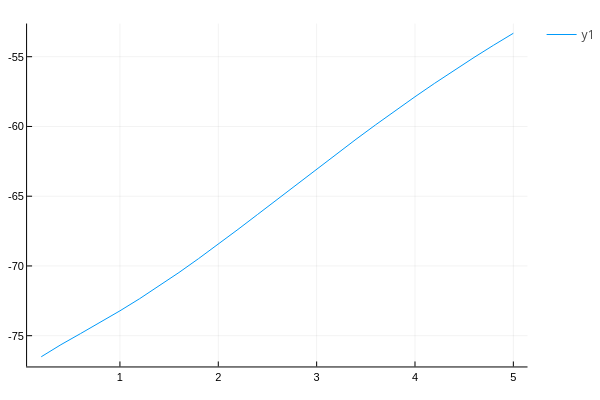

Source (notebook cell):
### Code cell
plot(lst, C)

### Figure 1 — Plotly figure (JSON) as saved in the notebook; plotly's stock layout.template omitted (floating-point values rounded to 4 significant figures)
{"data": [{"colorbar": {"title": ""}, "legendgroup": "y1", "line": {"color": "rgba(0, 154, 250, 1.000)", "dash": "solid", "shape": "linear", "width": 1}, "mode": "lines", "name": "y1", "showlegend": true, "type": "scatter", "x": [0.2, 0.4, 0.6, 0.8, 1, 1.2, 1.4, 1.6, 1.8, 2, 2.2, 2.4, 2.6, 2.8, 3, 3.2, 3.4, 3.6, 3.8, 4, 4.2, 4.4, 4.6, 4.8, 5], "xaxis": "x", "y": [-76.51, -75.65, -74.85, -74.05, -73.22, -72.35, -71.43, -70.47, -69.47, -68.44, -67.38, -66.31, -65.22, -64.14, -63.05, -61.98, -60.92, -59.88, -58.86, -57.87, -56.9, -55.96, -55.05, -54.17, -53.32], "yaxis": "y", "zmax": null, "zmin": null}], "layout": {"annotations": [], "height": 400, "legend_position": {"bgcolor": "rgba(255, 255, 255, 1.000)", "bordercolor": "rgba(0, 0, 0, 1.000)", "borderwidth": 1, "font": {"color": "rgba(0, 0, 0, 1.000)", "family": "sans-serif", "size": 11}, "title": {"font": {"color": "rgba(0, 0, 0, 1.000)", "family": "sans-serif", "size": 15}, "text": ""}, "tracegroupgap": 0, "traceorder": "normal", "x": 1, "xanchor": "auto", "y": 1, "yanchor": "auto"}, "margin": {"b": 20, "l": 0, "r": 0, "t": 20}, "paper_bgcolor": "rgba(255, 255, 255, 1.000)", "plot_bgcolor": "rgba(255, 255, 255, 1.000)", "showlegend": true, "width": 600, "xaxis": {"anchor": "y", "domain": [0.05101, 0.9934], "gridcolor": "rgba(0, 0, 0, 0.100)", "gridwidth": 0.5, "linecolor": "rgba(0, 0, 0, 1.000)", "mirror": false, "range": [0.056, 5.144], "showgrid": true, "showline": true, "showticklabels": true, "tickangle": 0, "tickcolor": "rgb(0, 0, 0)", "tickfont": {"color": "rgba(0, 0, 0, 1.000)", "family": "sans-serif", "size": 11}, "tickmode": "array", "ticks": "inside", "ticktext": ["1", "2", "3", "4", "5"], "tickvals": [1, 2, 3, 4, 5], "title": "", "titlefont": {"color": "rgba(0, 0, 0, 1.000)", "family": "sans-serif", "size": 15}, "type": "-", "visible": true, "zeroline": false, "zerolinecolor": "rgba(0, 0, 0, 1.000)"}, "yaxis": {"anchor": "x", "domain": [0.03762, 0.9902], "gridcolor": "rgba(0, 0, 0, 0.100)", "gridwidth": 0.5, "linecolor": "rgba(0, 0, 0, 1.000)", "mirror": false, "range": [-77.21, -52.62], "showgrid": true, "showline": true, "showticklabels": true, "tickangle": 0, "tickcolor": "rgb(0, 0, 0)", "tickfont": {"color": "rgba(0, 0, 0, 1.000)", "family": "sans-serif", "size": 11}, "tickmode": "array", "ticks": "inside", "ticktext": ["-75", "-70", "-65", "-60", "-55"], "tickvals": [-75, -70, -65, -60, -55], "title": "", "titlefont": {"color": "rgba(0, 0, 0, 1.000)", "family": "sans-serif", "size": 15}, "type": "-", "visible": true, "zeroline": false, "zerolinecolor": "rgba(0, 0, 0, 1.000)"}}}
